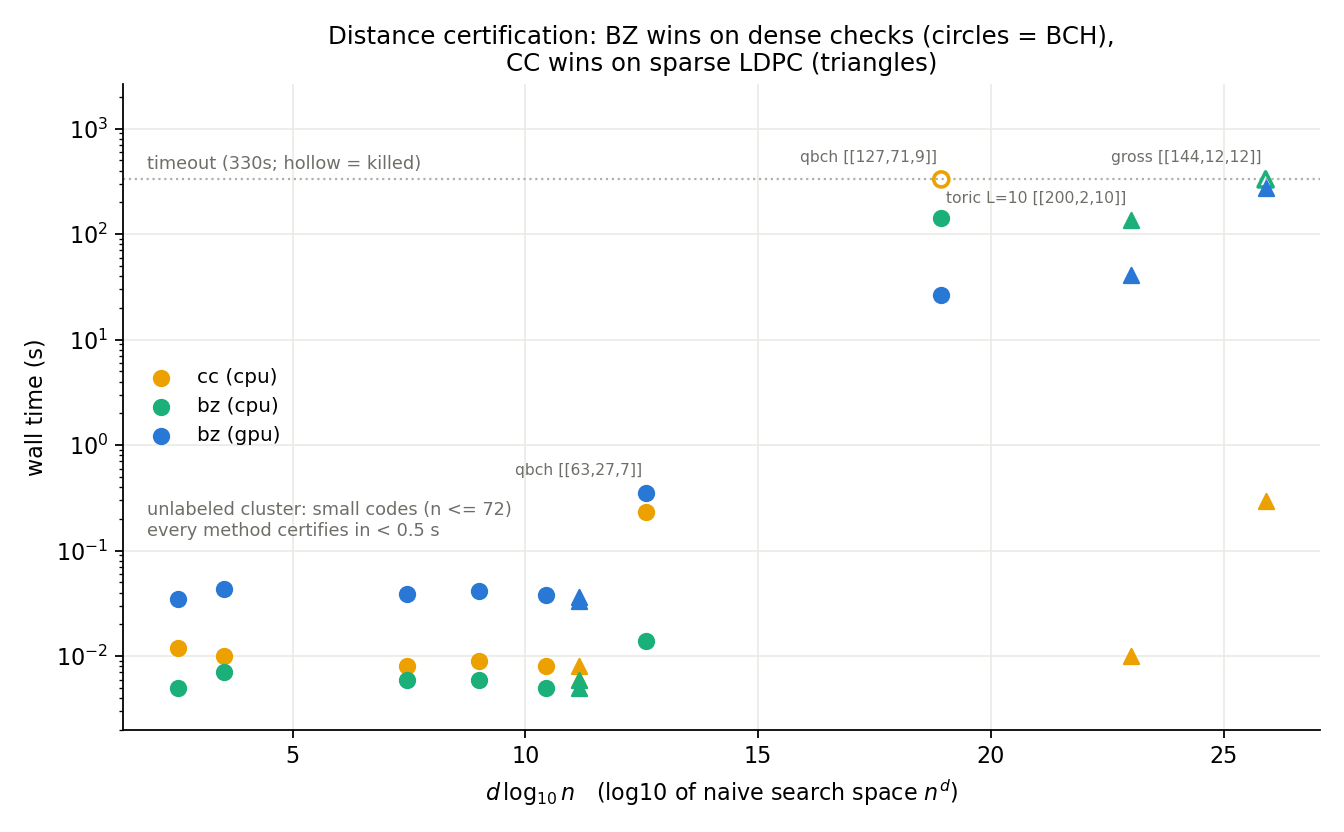

This chart was generated by the following Python code:
"""BZ vs connected-cluster across the sparse/dense divide.

The regimes are complementary and this benchmark shows BOTH directions:

- CC exploits Tanner-graph sparsity: on LDPC codes (toric, bivariate-bicycle) it
  certifies distances in milliseconds where BZ's information-set lower bound rises
  too slowly.
- BZ exploits information sets: on DENSE-check codes (quantum BCH, whose parity
  checks have row weight ~n/2) CC's cluster growth explodes while BZ certifies in
  milliseconds-to-seconds.

Because the cases span different code families, raw n is not a comparable hardness
axis; we plot runtime against log10(n^d) = d*log10(n), a family-agnostic proxy for
the naive search-space exponent.

    PYTHONPATH=python /opt/miniconda3/envs/sage_env/bin/python bench/bz_vs_cc.py

Writes bench/bz_vs_cc.md and bench/bz_vs_cc.png. Env: TIMEOUT (s, default 330),
BIN (default build/qubitserf), SKIP_GPU=1 to omit the GPU series.
"""
from __future__ import annotations

import json
import math
import os
import subprocess
import sys
import time

import numpy as np

HERE = os.path.dirname(os.path.abspath(__file__))
ROOT = os.path.dirname(HERE)
CACHE = os.path.join(HERE, ".cache")
BIN = os.environ.get("BIN", os.path.join(ROOT, "build", "qubitserf"))
TIMEOUT = float(os.environ.get("TIMEOUT", "330"))
SKIP_GPU = os.environ.get("SKIP_GPU", "") == "1"

import bch_codes  # noqa: E402  (same directory)
import qubitserf.codes as codes  # noqa: E402  (PYTHONPATH=python)


def bb(l, m):
    return codes.bivariate_bicycle(l, m, [("x", 3), ("y", 1), ("y", 2)],
                                   [("y", 3), ("x", 1), ("x", 2)])


def _case_list():
    """[(label, family, Hx, Hz, expected_d_or_None)]; family in {dense, sparse}."""
    cases = [
        ("steane [[7,1,3]]", "dense", *codes.steane(), 3),
        ("toric L=6 [[72,2,6]]", "sparse", *codes.toric(6), 6),
        ("bb [[72,12,6]]", "sparse", *bb(6, 6), 6),
        ("toric L=10 [[200,2,10]]", "sparse", *codes.toric(10), 10),
        ("gross [[144,12,12]]", "sparse", *codes.gross_code(), 12),
    ]
    for label, m, delta, _ in bch_codes.CASES:
        Hx, Hz, n, k = bch_codes.quantum_bch(m, delta)
        # designed delta is only a LOWER bound on d -> checked as d >= delta below
        cases.append((label, "dense", Hx, Hz, -delta))
    return cases


def _write_mats(slug, Hx, Hz):
    os.makedirs(CACHE, exist_ok=True)
    fx = os.path.join(CACHE, f"{slug}_Hx.txt")
    fz = os.path.join(CACHE, f"{slug}_Hz.txt")
    if not os.path.exists(fx):
        np.savetxt(fx, Hx, fmt="%d")
        np.savetxt(fz, Hz, fmt="%d")
    return fx, fz


def run_cli(fx, fz, method_flag, backend_flag):
    """(d or None, seconds, timed_out) for one CLI invocation."""
    cmd = [BIN, "--hx", fx, "--hz", fz, method_flag, backend_flag]
    t0 = time.perf_counter()
    try:
        out = subprocess.run(cmd, capture_output=True, text=True, timeout=TIMEOUT)
    except subprocess.TimeoutExpired:
        return None, TIMEOUT, True
    dt = time.perf_counter() - t0
    if out.returncode != 0:
        raise RuntimeError(f"{' '.join(cmd)} failed: {out.stderr.strip()}")
    return int(out.stdout.strip().split()[-1]), dt, False


METHODS = [  # (key, label, method flag, backend flag)
    ("cc", "cc (cpu)", "--cc", "--cpu"),
    ("bz_cpu", "bz (cpu)", "--bz", "--cpu"),
    ("bz_gpu", "bz (gpu)", "--bz", "--gpu"),
]


def fmt_t(seconds, timed_out):
    if timed_out:
        return f">{TIMEOUT:.0f}s"
    if seconds < 1:
        return f"{seconds * 1e3:.0f}ms"
    return f"{seconds:.1f}s"


def main():
    methods = [m for m in METHODS if not (SKIP_GPU and m[0] == "bz_gpu")]
    if "--replot" in sys.argv:   # regenerate md+png from the saved results of a prior run
        with open(os.path.join(HERE, "bz_vs_cc.json")) as f:
            saved = json.load(f)
        rows = [(r["label"], r["family"], r["n"], r["d"],
                 {k: tuple(v) for k, v in r["res"].items()}) for r in saved]
        _write_md(rows, methods)
        _plot(rows, methods)
        return
    rows = []
    for label, family, Hx, Hz, want in _case_list():
        # slug over the FULL label: distinct codes must never share a cache file
        slug = "".join(c if c.isalnum() else "_" for c in label)
        fx, fz = _write_mats(slug, Hx, Hz)
        res = {}
        for key, mlabel, mflag, bflag in methods:
            d, dt, to = run_cli(fx, fz, mflag, bflag)
            res[key] = (d, dt, to)
            print(f"{label:>26} {mlabel:>9}: "
                  f"{'d=%d' % d if d is not None else 'timeout':>9} ({fmt_t(dt, to)})",
                  flush=True)
        finished = {d for d, _, to in res.values() if not to}
        assert len(finished) <= 1, f"{label}: methods disagree: {res}"
        d = finished.pop() if finished else (want if want is not None and want > 0 else None)
        if want is not None and d is not None:
            if want > 0:
                assert d == want, f"{label}: d={d} != expected {want}"
            else:  # negative want = designed-distance lower bound (BCH)
                assert d >= -want, f"{label}: d={d} < designed distance {-want}"
        rows.append((label, family, Hx.shape[1], d, res))

    with open(os.path.join(HERE, "bz_vs_cc.json"), "w") as f:
        json.dump([{"label": l, "family": fam, "n": n, "d": d, "res": res}
                   for l, fam, n, d, res in rows], f, indent=1)
    _write_md(rows, methods)
    _plot(rows, methods)


def _write_md(rows, methods):
    md = os.path.join(HERE, "bz_vs_cc.md")
    with open(md, "w") as f:
        f.write("# BZ vs connected-cluster: the sparse/dense divide\n\n")
        f.write(f"Uniform per-run timeout {TIMEOUT:.0f}s. `d log10(n)` = log10 of the "
                "naive search-space size n^d, a family-agnostic hardness proxy.\n\n")
        f.write("| code | family | n | d | d*log10(n) |")
        for _, mlabel, _, _ in methods:
            f.write(f" {mlabel} |")
        f.write("\n|---|---|---|---|---|" + "---|" * len(methods) + "\n")
        for label, family, n, d, res in rows:
            x = f"{d * math.log10(n):.1f}" if d is not None else "?"
            f.write(f"| {label} | {family} | {n} | {d if d is not None else '?'} | {x} |")
            for key, _, _, _ in methods:
                dv, dt, to = res[key]
                f.write(f" {fmt_t(dt, to)} |")
            f.write("\n")
        f.write("\n## Takeaway\n\n")
        f.write("Connected-cluster certifies sparse LDPC codes (toric, bivariate-"
                "bicycle) in milliseconds where BZ needs minutes or times out; "
                "Brouwer-Zimmermann certifies dense-check quantum BCH codes in "
                "milliseconds-to-seconds where cluster growth makes CC time out. "
                "Neither dominates: the right method follows the Tanner-graph "
                "sparsity of the code.\n")
    print(f"wrote {md}")


def _plot(rows, methods):
    import matplotlib
    matplotlib.use("Agg")
    import matplotlib.pyplot as plt

    COLOR = {"cc": "#eda100", "bz_cpu": "#1baf7a", "bz_gpu": "#2a78d6"}
    MARK = {"dense": "o", "sparse": "^"}

    fig, ax = plt.subplots(figsize=(8.4, 5.2), dpi=160)
    for key, mlabel, _, _ in methods:
        for family in ("dense", "sparse"):
            xs, ys, tos = [], [], []
            for label, fam, n, d, res in rows:
                if fam != family or d is None:
                    continue
                dv, dt, to = res[key]
                xs.append(d * math.log10(n))
                ys.append(max(dt, 1e-3))
                tos.append(to)
            solid = [(x, y) for x, y, t in zip(xs, ys, tos) if not t]
            hollow = [(x, y) for x, y, t in zip(xs, ys, tos) if t]
            if solid:
                ax.scatter(*zip(*solid), s=46, marker=MARK[family],
                           color=COLOR[key], zorder=3,
                           label=mlabel if family == "dense" else None)
            if hollow:  # timed out: hollow marker pinned at the timeout line
                ax.scatter(*zip(*hollow), s=46, marker=MARK[family],
                           facecolors="none", edgecolors=COLOR[key],
                           linewidths=1.6, zorder=3,
                           label=mlabel if family == "dense" and not solid else None)

    ax.axhline(TIMEOUT, color="#b0b0ab", lw=1, ls=":", zorder=1)
    ax.text(0.02, TIMEOUT * 1.25, f"timeout ({TIMEOUT:.0f}s; hollow = killed)",
            transform=ax.get_yaxis_transform(), ha="left", fontsize=8, color="#6e6e69")
    # Selective direct labels: only the story-carrying points; the small-code cluster
    # (everything certified in <0.5s by every method) gets one collective note instead.
    LABELLED = {"qbch [[127,71,9]]", "gross [[144,12,12]]",
                "toric L=10 [[200,2,10]]", "qbch [[63,27,7]]"}
    for label, fam, n, d, res in rows:
        if d is None or label not in LABELLED:
            continue
        ymax = max(min(dt, TIMEOUT) for _, dt, _ in res.values())
        ax.annotate(label, (d * math.log10(n), ymax), textcoords="offset points",
                    xytext=(-2, 8), ha="right", fontsize=7, color="#6e6e69")
    ax.text(0.02, 0.30, "unlabeled cluster: small codes (n <= 72)\n"
            "every method certifies in < 0.5 s",
            transform=ax.transAxes, fontsize=8, color="#6e6e69")
    ax.margins(x=0.05)

    ax.set_yscale("log")
    ax.set_ylim(2e-3, TIMEOUT * 8)
    ax.set_xlabel(r"$d\,\log_{10} n$   (log10 of naive search space $n^d$)")
    ax.set_ylabel("wall time (s)")
    ax.set_title("Distance certification: BZ wins on dense checks (circles = BCH),\n"
                 "CC wins on sparse LDPC (triangles)", fontsize=11)
    ax.grid(True, which="major", color="#e8e8e4", lw=0.7, zorder=0)
    ax.set_axisbelow(True)
    for s in ("top", "right"):
        ax.spines[s].set_visible(False)
    ax.legend(frameon=False, fontsize=9, loc="center left")
    fig.tight_layout()
    png = os.path.join(HERE, "bz_vs_cc.png")
    fig.savefig(png)
    print(f"wrote {png}")


if __name__ == "__main__":
    raise SystemExit(main())
